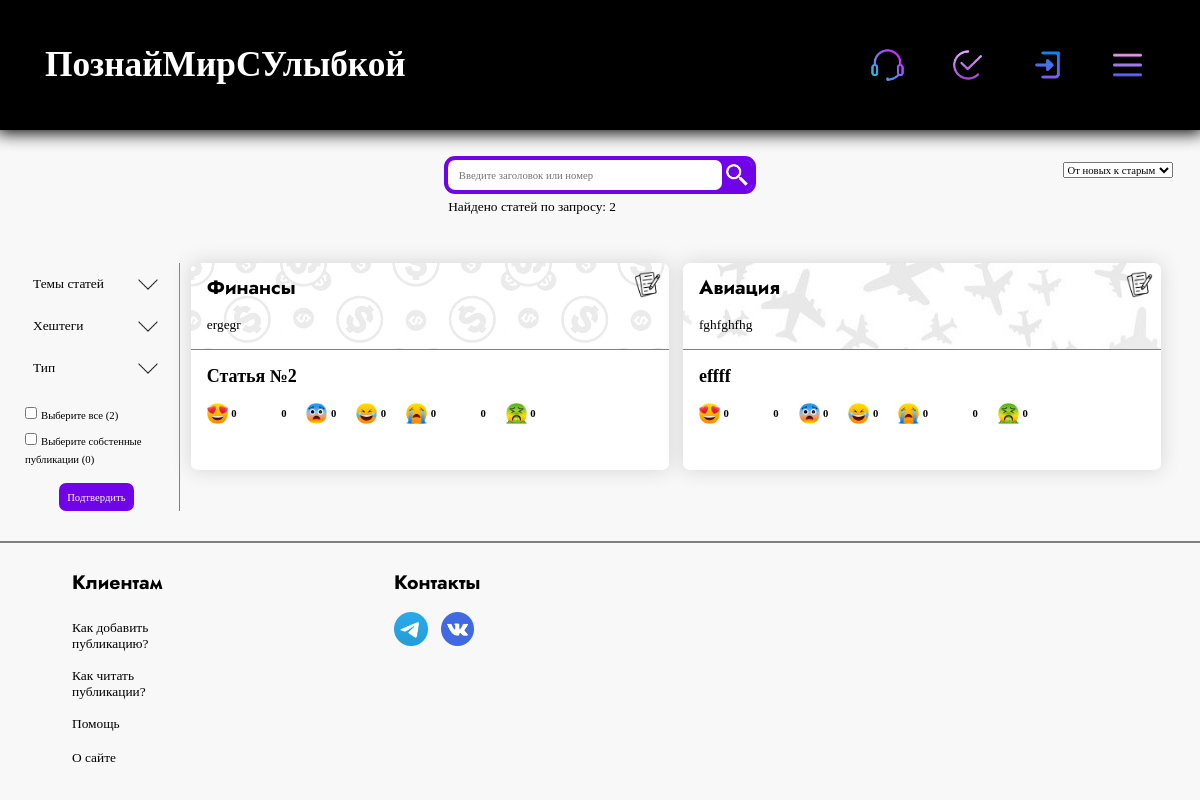
Before: /read with the older database file.
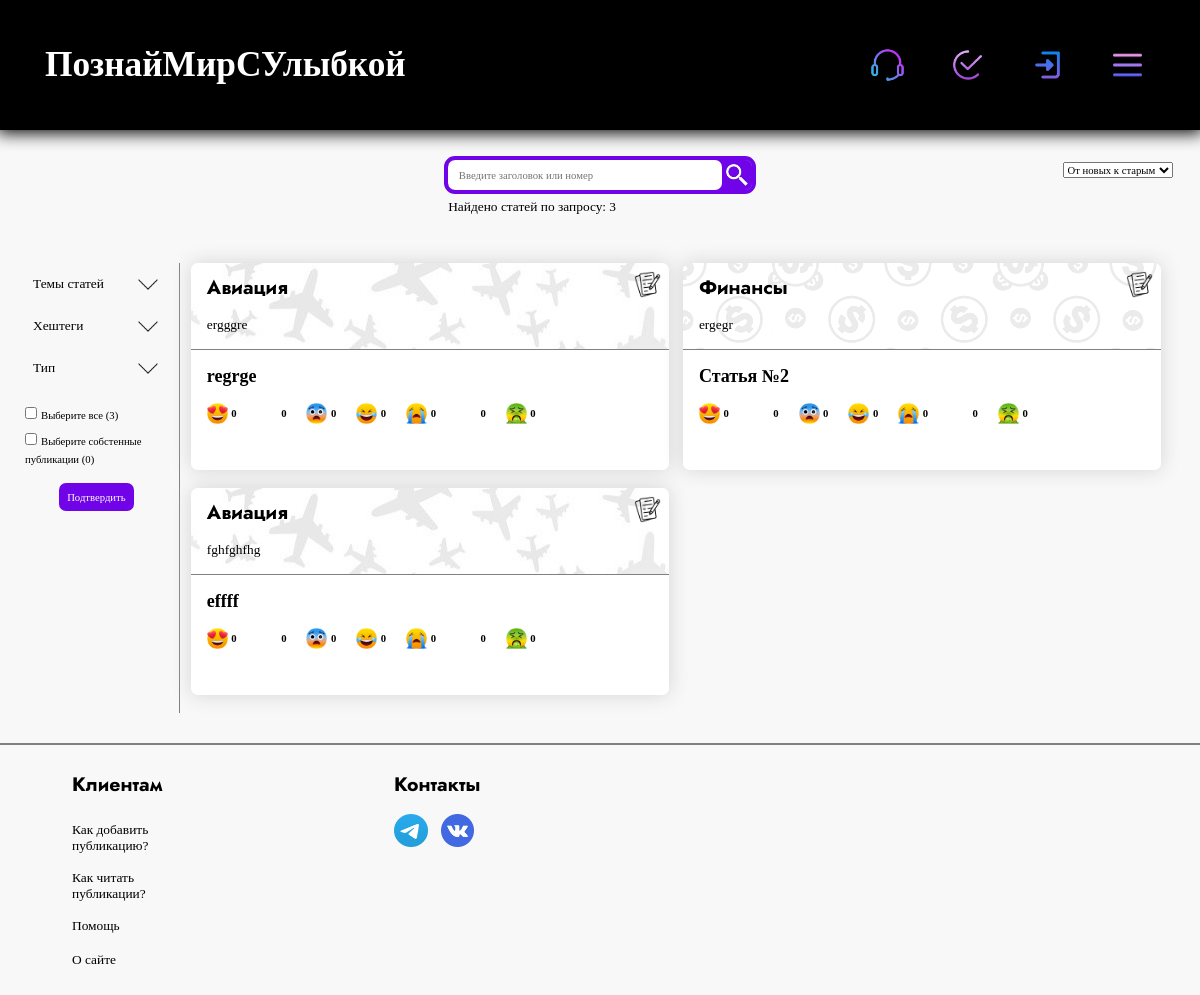
After: the same page with the newer database file.
### tables this page shows
CREATE TABLE menu (
            text VARCHAR(80) NOT NULL,
            url VARCHAR(80) NOT NULL,
            img_url VARCHAR(80) NOT NULL,
            class VARCHAR(80) NOT NULL
            );

CREATE TABLE menu_filter (
                            name VARCHAR(50) NOT NULL,
                            class VARCHAR(50) NOT NULL
                            );

CREATE TABLE posts (
                id INTEGER PRIMARY KEY,
                type VARCHAR(20) NOT NULL,
                bg VARCHAR(80) DEFAULT NULL,
                user_id BIGINT NOT NULL,
                subject VARCHAR(30) DEFAULT NULL,
                header VARCHAR(35) NOT NULL,
                text TEXT NOT NULL,
                time_of_read VARCHAR(60) NOT NULL,
                tags VARCHAR(1024),
                datetime DATETIME NOT NULL,
                img_type VARCHAR(80) NOT NULL,
                love_laugh BIGINT DEFAULT 0,
                laugh BIGINT DEFAULT 0,
                shock BIGINT DEFAULT 0,
                laugh_cry BIGINT DEFAULT 0,
                cry BIGINT DEFAULT 0,
                angry BIGINT DEFAULT 0,
                terrible BIGINT DEFAULT 0,
                seen BIGINT DEFAULT 0,
                
                CONSTRAINT owner_id_fk FOREIGN KEY (user_id) REFERENCES users (id)
                );

CREATE TABLE smiles (
                            link VARCHAR(80) NOT NULL
                            );

### app.py (the view, shortened to what this page needs)
@app.route('/read', methods=['POST', 'GET'])
def read():
    form = SearchForm()
    menu_filter = db.get_menu_filter()
    search = request.form['search'] if 'search' in request.form else False
    session['order'] = 'new' if session.get('order') is None else session['order']
    posts, req = db.filter_posts(session, current_user, search)
    return render_template('read.html',
                           title='Читать статьи',
                           links_header=db.get_info_menu_right(current_user),
                           links_header_text=db.get_info_menu_left(),
                           form=form,
                           menu_filter=menu_filter,
                           len=len,
                           posts=posts,
                           request=req,
                           smiles=db.get_smiles(),
                           session=session,
                           str=str,
                           own_posts=db.get_own_posts(current_user),
                           cnt_posts=db.get_count_posts())

### forms.py
class SearchForm(FlaskForm):
    checkbox_tags = CheckboxField('checkbox_tags', choices=db.get_tags())
    checkbox_subjs = CheckboxField('checkbox_subjs', choices=db.get_subjects_filter())
    checkbox_types = CheckboxField('checkbox_types', choices=db.get_types_of_post())
    check_all_choices = CheckboxField('all_choices', choices=[(True, f'Выбрать все ({db.get_count_posts()})')])
    check_with_user = CheckboxField('with_user',
                                    choices=[(True, f'Включить собственные публикации')])
    select_sort = SelectField('sort', choices=[('new', 'От новых к старым'), ('old', 'От старых к новым')])
    submit_filter = SubmitField('Подтвердить')
    search = StringField('search')
    submit_search = SubmitField()
    smile = SubmitField()

### database.py (called while the page is built)
    def get_info_menu_right(self, current_user):
        if current_user.is_authenticated:
            self.cursor.execute('SELECT * FROM menu_logged')
            res = self.cursor.fetchall()
            return res
        self.cursor.execute('SELECT * FROM menu')
        res = self.cursor.fetchall()
        return res

    def get_info_menu_left(self):
        self.cursor.execute('SELECT * FROM menu_text')
        res = self.cursor.fetchall()
        return res

    def get_menu_filter(self):
        self.cursor.execute('SELECT * FROM menu_filter')
        return self.cursor.fetchall()

    def get_smiles(self):
        self.cursor.execute('SELECT * FROM smiles')
        return self.cursor.fetchall()

    def get_count_posts(self):
        self.cursor.execute('SELECT COUNT(*) FROM POSTS')
        return self.cursor.fetchone()[0]

    def get_own_posts(self, current_user):
        if not current_user is None:
            self.cursor.execute(f'SELECT COUNT(*) as cnt FROM posts WHERE user_id = "{current_user.get_id()}"')
            return self.cursor.fetchone()['cnt']
        return 0

### templates/read.html (shortened to what this page needs)
{% extends 'index.html' %}
{% block content %}
  <div class = 'form_read_posts'>
    <form action='' method='post' class = 'search_flex'>
      <div id = 'filter_search_div2'>
      </div>
      <div class = 'full_search_div'>
        <div class = 'search_div'>
          {{form.search(class = 'search_field', placeholder='Введите заголовок или номер')}}
          <div class = 'search_btn'>
            {{form.submit_search(id = 'search_btn')}}
          </div>
        </div>
        <div class = 'count_posts'>
          <p> Найдено статей по запросу: {{len(posts)}} </p>
        </div>
      </div>
      <div id = 'sort_div'>
      </div>
    </form>
    <div class = 'content_search_div'>
      <form class = 'filter_search_div' action = 'menu', method='post'>
        {% for line in range(len(menu_filter)) %}
          <div class = 'line_in_menu_filter {{menu_filter[line]["class"]}}' onclick = open_content({{line}})>
            <p> {{menu_filter[line]['name']}} </p>
            <img src = '{{url_for("static", filename="images/arrow.png")}}' class = 'img_arrow'>
          </div>
        {% endfor %}
        <div class = 'checkbox_filter'>
          <ul id = 'check_all_choices' onclick = 'on_checkboxs()'>
            <li>
              <input name = 'check_all_choices' id = 'check_all_choices-0' type = 'checkbox' value = 'True'>
              <label for = 'check_all_choices-0'>
                Выберите все ({{cnt_posts}})
              </label>
            </li>
          </ul>
        </div>
        <div class = 'checkbox_filter2'>
          <input name = 'check_with_user' id = 'check_with_user-0' type = 'checkbox' value = 'True'>
          <label for = 'check_with_user-0'>
            Выберите собстенные публикации ({{own_posts}})
          </label>
        </div>
        <div class = 'select_filter'>
          {{form.select_sort()}}
        </div>
        <div class = 'submit_menu_filter'>
          {{form.submit_filter(class = 'hover_submit')}}
        </div>
      </form>
      <div style = 'width: calc(100%);'>
        <div class = 'content_request_search_div'>
          {% for post in posts %}
            <div class = 'post_mini_div' id = 'post_number_{{post["id"]}}'>
              <div class = 'body_post' style = 'background: url({{post["bg"]}})'>
                <img src = '{{post["img_type"]}}' class = 'type_post_iconic_img'>
                {% if post['subject'] %}
                  <h3 class = 'subject_text'> {{post['subject']}} </h3>
                {% else %}
                  <h3 class = 'subject_text'> История </h3>
                {% endif %}
                <div class = 'text_of_post_div'>
                  {% for prg in post['text'].split('\n')[:2] %}
                    <p class = 'text_of_post'> {{prg}} </p>
                  {% endfor %}
                </div>
              </div>
              <div class = 'footer_post'>
                <a href = '/read/{{post["id"]}}' class  = 'link_post'>
                  {{post['header']}}
                </a>
                <div class = 'smiles'>
                  {% for smile in range(len(smiles)) %}
                  <form class = 'smile_div' method = 'post' action = '/smile_{{smiles[smile]["link"][22:-4]}}/{{post["id"]}}/{{post["user_id"]}}/{{request}}/read'>
                    <div style = "background: url({{smiles[smile]['link']}}); background-size: cover;" class = 'smile_img_div'>
                      {{form.smile(class = 'smile_img')}}
                    </div>
                    <span> <b> {{post[smiles[smile]['link'][22:-4]]}} </b> </span>
                  </form>
                  {% endfor %}
                </div>
                <div class = 'fast_messages_post'>
                </div>
              </div>
            </div>
            {% endfor %}
        </div>
      </div>
      </div>
    </div>
  </div>
{% endblock %}

### templates/index.html (shortened to what this page needs)
<!DOCTYPE html>
<html lang="en">
<head>
    <link rel = 'stylesheet' href = '{{url_for("static", filename="css/style.css")}}'>
</head>
{% block body %}
<body style = 'background: #f8f8f8'>
  <div class = 'dark_screen'>
{% endblock %}
    <div class = 'header'>
        {% if current_user.is_authenticated %}
        <a href = '/profile/{{current_user.get_name()}}'>
        {% else %}
        <a href = '/'>
        {% endif %}
          <h1> ПознайМирСУлыбкой </h1>
        </a>
        {% block links_header %}
            {% for link in links_header %}
            <a class = 'block_link_header {{link["class"]}}' href = '{{link["url"]}}'>
                <img src = '{{link["img_url"]}}' class = 'img_link_header'>
            </a>
            {% endfor %}
        {% endblock %}
        <div class = 'menu_links_header_div'>
          <button class = 'menu_links_header_btn' onclick = 'open_menu_links_header()'>
            <img src = '{{url_for("static", filename="images/menu_iconic.png")}}' class = 'menu_links_header_img'>
          </button>
        </div>
    </div>
    {% block content %}{% endblock %}
    {% block footer %}
    <footer>
      <div class = 'content_footer'>
        <div class = 'clients_div'>
          <h3 style = 'margin-left: 8px'> Клиентам </h3>
          <div class = 'links_clients_div'>
            <div class = 'footer_link_div'>
              <button class = 'footer_help_btn'>
                <p style = 'word-break: break-word; text-align: left'> Как добавить публикацию? </p>
              </button>
            </div>
            <div class = 'footer_link_div'>
              <button class = 'footer_help_btn'>
                <p style = 'word-break: break-word; text-align: left'> Как читать публикации? </p>
              </button>
            </div>
            <div class = 'footer_link_div'>
              <a href = '/support' class = 'footer_link'>
                <p style = 'word-break: break-word; text-align: left'> Помощь </p>
              </a>
            </div>
            <div class = 'footer_link_div'>
              <button class = 'footer_help_btn'>
                <p style = 'word-break: break-word; text-align: left'> О сайте </p>
              </button>
            </div>
          </div>
        </div>
        <div class = 'connect_div'>
          <h3> Контакты </h3>
          <div class = 'iconic_div_footer'>
            <a href = 'https://t.me/rayson0_0' class = 'iconic_footer_a'>
              <img src = '{{url_for("static", filename="images/iconic/telegram.png")}}' class = 'iconic_img_footer'>
            </a>
            <a href = 'https://vk.com/id818581144' class = 'iconic_footer_a' style = 'margin-left: 1em'>
              <img src = '{{url_for("static", filename="images/iconic/vk.png")}}' class = 'iconic_img_footer'>
            </a>
          </div>
        </div>
      </div>
    </footer>
    {% endblock %}
</body>
</html>

Changed rows visible on the page:
added posts: bg (picture), img_type (picture), subject "Авиация", text "ergggre", header "regrge", link (picture), love_laugh.link "0" "0" "0" "0" "0" "0" "0"
Other visible differences:
{{ len(posts) }}: "2" → "3"
{{ cnt_posts }}: "2" → "3"
